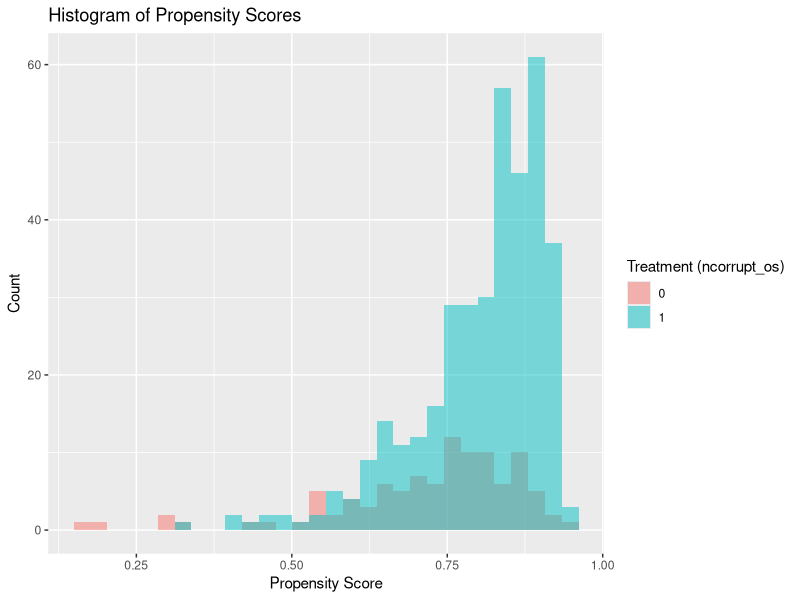

Write R code to recreate this figure.
## ---- chunk 1
knitr::opts_chunk$set(echo = TRUE)
## ---- chunk 2
install.packages("glmnet")
install.packages("caret")
install.packages("dplyr")
install.packages("nnet")
install.packages("randomForest")
install.packages("rpart")
install.packages("doParallel")
install.packages("foreach")
install.packages("sandwich")
install.packages("lmtest")
install.packages("data.table")
install.packages("ggplot2")
## ---- chunk 3
library(glmnet)
library(caret)
library(dplyr)
library(nnet)
library(randomForest)
library(rpart)
library(doParallel)
library(foreach)
library(sandwich)
library(lmtest)
library(data.table)
library(ggplot2)
## ---- chunk 4
# Load the dataset
data <- read.csv("corruptiondata.csv")

# Construct the formula for the amount of corruption with possible confounders
formula_val_corrupt_mayoral <- "valor_corrupt ~ first + pref_idade_tse + pref_escola"

formula_val_corrupt_mayoral_muni <- "valor_corrupt ~ first + pref_idade_tse + pref_escola + mun_novo + p_secundario + purb + lpib02 + gini_ipea + op_01_04"

formula_val_corrupt_mayoral_muni_pol <- "valor_corrupt ~ first + pref_idade_tse + pref_escola + mun_novo + p_secundario + purb + lpib02 + gini_ipea + op_01_04 + p_cad_pref + ENLP2000"

formula_val_corrupt_selected_cov <- "valor_corrupt ~ first + pref_idade_tse + pref_escola + mun_novo + p_secundario + purb + lpib02 + gini_ipea + op_01_04 + p_cad_pref + ENLP2000 + uf_d1 + uf_d2 + uf_d3 + uf_d4 + uf_d5 + uf_d6 + uf_d7 + uf_d8 + uf_d9 + uf_d10 + uf_d11 + uf_d12 + uf_d13 + uf_d14 + uf_d15 + uf_d16 + uf_d17 + uf_d18 + uf_d19 + uf_d20 + uf_d21 + uf_d22 + uf_d23 + uf_d24 + uf_d25 + uf_d26"

formula_p_corrupt_mayoral <- "pcorrupt ~ first + pref_idade_tse + pref_escola"

formula_p_corrupt_mayoral_muni <- "pcorrupt ~ first + pref_idade_tse + pref_escola + mun_novo + p_secundario + purb + lpib02 + gini_ipea + op_01_04"

formula_p_corrupt_mayoral_muni_pol <- "pcorrupt ~ first + pref_idade_tse + pref_escola + mun_novo + p_secundario + purb + lpib02 + gini_ipea + op_01_04 + p_cad_pref + ENLP2000"

formula_p_corrupt_selected_cov <- "pcorrupt ~ first + pref_idade_tse + pref_escola + mun_novo + p_secundario + purb + lpib02 + gini_ipea + op_01_04 + p_cad_pref + ENLP2000 + uf_d1 + uf_d2 + uf_d3 + uf_d4 + uf_d5 + uf_d6 + uf_d7 + uf_d8 + uf_d9 + uf_d10 + uf_d11 + uf_d12 + uf_d13 + uf_d14 + uf_d15 + uf_d16 + uf_d17 + uf_d18 + uf_d19 + uf_d20 + uf_d21 + uf_d22 + uf_d23 + uf_d24 + uf_d25 + uf_d26"

formula_n_corrupt_mayoral <- "ncorrupt_os ~ first + pref_idade_tse + pref_escola"

formula_n_corrupt_mayoral_muni <- "ncorrupt_os ~ first + pref_idade_tse + pref_escola + mun_novo + p_secundario + purb + lpib02 + gini_ipea + op_01_04"

formula_n_corrupt_mayoral_muni_pol <- "ncorrupt_os ~ first + pref_idade_tse + pref_escola + mun_novo + p_secundario + purb + lpib02 + gini_ipea + op_01_04 + p_cad_pref + ENLP2000"

formula_n_corrupt_selected_cov <- "ncorrupt_os ~ first + pref_idade_tse + pref_escola + mun_novo + p_secundario + purb + lpib02 + gini_ipea + op_01_04 + p_cad_pref + ENLP2000 + uf_d1 + uf_d2 + uf_d3 + uf_d4 + uf_d5 + uf_d6 + uf_d7 + uf_d8 + uf_d9 + uf_d10 + uf_d11 + uf_d12 + uf_d13 + uf_d14 + uf_d15 + uf_d16 + uf_d17 + uf_d18 + uf_d19 + uf_d20 + uf_d21 + uf_d22 + uf_d23 + uf_d24 + uf_d25 + uf_d26"


# To analyze each data set, change the formula in formula_used below
formula_used <- as.formula(formula_n_corrupt_mayoral_muni)

# Also, please change the following variables to corresponding outcome (ncorrupt_os by default)
# Line 126: fill = as.factor(ncorrupt_os)
# Line 132: fill = "Treatment (ncorrupt_os)"
# Line 409, 458: y_col = "ncorrupt_os",

model_val <- model.frame(formula_used, data)
model_val <- as.data.frame(model_val)

model_val[] <- lapply(model_val, function(col) {
  if (is.numeric(col)) {
    col[is.na(col)] <- mean(col, na.rm = TRUE)
    return(col)
  } else {
    return(col)
  }
})

# Remove 'instrument' column if it exists
if ("instrument" %in% names(model_val)) {
  model_val <- model_val[, !"instrument", with = FALSE]
}

# Extract covariate names (excluding the first two columns: outcome and treatment)
x_val <- colnames(model_val)[-c(1, 2)]
## ---- chunk 5
# Change the corruption measure to either ncorrupt_os, pcorrupt, or valor_corrupt
data$valor_corrupt <- ifelse(data$valor_corrupt > 0, 1, 0)
data$ncorrupt_os <- ifelse(data$ncorrupt_os > 0, 1, 0)
data$pcorrupt <- ifelse(data$pcorrupt > 0, 1, 0)

print("Checking inputs to glm:")
print(head(data))
print(colnames(data))

# Fit the logistic regression model and change the formula to represent the selected formula
propensity_model <- glm(
  formula = formula_used, 
  data = data, 
  family = binomial(link = "logit")
)

# Summarize the logistic regression model
summary(propensity_model)

# Calculate propensity scores and add them to the dataset
data$propensity_score <- predict(propensity_model, type = "response")

# View the first few rows of the updated dataset
head(data)

# Plot the distribution of propensity scores (Change the corruption measure in fill = as.factor(pcorrupt))) and fill = "Treatment (pcorrupt)"
hist_plot <- ggplot(data, aes(x = propensity_score, fill = as.factor(ncorrupt_os))) +
  geom_histogram(bins = 30, alpha = 0.5, position = "identity") +
  labs(
    title = "Histogram of Propensity Scores",
    x = "Propensity Score",
    y = "Count",
    fill = "Treatment (ncorrupt_os)"
  )

print(hist_plot)

## ---- chunk 6
# Function to fit a specified machine learning model
fit_model <- function(X, Y, model_type = "lasso", ...) {
  if (model_type == "lasso") {
    return(cv.glmnet(X, Y, alpha = 1, family = "gaussian"))
  } else if (model_type == "rf") {
    return(randomForest(x = X, y = Y, ...))
  } else if (model_type == "tree") {
    return(rpart(Y ~ ., data = data.frame(X, Y = Y)))
  } else if (model_type == "nnet") {
    # Handle missing values in X
    X[is.na(X)] <- apply(X, 2, mean, na.rm = TRUE)
    X_scaled <- scale(X)  # Scale predictors
    return(nnet(X_scaled, Y, size = 5, linout = TRUE, trace = FALSE, ...))
  } else {
    stop("Unsupported model type")
  }
}

# Function to predict using a fitted model
predict_model <- function(model, X_new, model_type = "lasso") {
  # Handle missing values in X_new
  if (any(is.na(X_new))) {
    print("Imputing missing values in X_new...")
    X_new[is.na(X_new)] <- apply(X_new, 2, mean, na.rm = TRUE)
  }
  
  if (model_type == "lasso") {
    return(as.vector(predict(model, newx = X_new, s = "lambda.min")))
  } else if (model_type %in% c("rf", "tree")) {
    return(predict(model, newdata = data.frame(X_new)))
  } else if (model_type == "nnet") {
    # Scale predictors
    X_new_scaled <- scale(X_new)
    
    # Check for missing values after scaling
    if (any(is.na(X_new_scaled))) {
      print("Error: X_new_scaled contains missing values after scaling.")
      X_new_scaled[is.na(X_new_scaled)] <- 0  # Replace NAs with 0 as a fallback
    }
    
    return(as.vector(predict(model, newdata = X_new_scaled)))
   } else {
    stop("Unsupported model type")
  }
}
## ---- chunk 7
# Custom Double Machine Learning Function for IRM
double_ml_irm <- function(data, y_col, d_col, x_cols, z_col = NULL, k = 5, 
                          model_g = "lasso", model_m = "lasso", trimming_threshold = 1e-2) {
 if (!all(c(y_col, d_col, x_cols) %in% colnames(data))) {
    stop("One or more specified columns are missing in the data.")
  }
  
  # Extract variables
  Y <- as.matrix(data[[y_col]])
  D <- as.matrix(data[[d_col]])
  X <- as.matrix(data[x_cols])

  # Ensure no NULL or NA entries
  if (is.null(Y) || is.null(D) || is.null(X)) {
    stop("One or more inputs (Y, D, or X) are NULL.")
  }
   # Convert data to data frame if it is a data.table
  if (inherits(data, "data.table")) data <- as.data.frame(data)
  
  Z <- if (!is.null(z_col)) as.matrix(data[[z_col]]) else NULL
  n <- nrow(data)
  
  # Create cross-validation folds
  set.seed(123)
  folds <- createFolds(Y, k = k, list = TRUE)
  
  # Initialize storage for predictions
  g_hat <- rep(NA, n)
  m_hat <- rep(NA, n)
  prop_scores <- rep(NA, n)  # Store propensity scores for trimming
  
  # Cross-fitting
  for (fold in 1:k) {
    # Split data into training and test sets
    test_idx <- folds[[fold]]
    train_idx <- setdiff(1:n, test_idx)
    
    X_train <- X[train_idx, ]
    Y_train <- Y[train_idx]
    D_train <- D[train_idx]
    X_test <- X[test_idx, ]
    
    # Combine Z and X if Z is provided, otherwise use X only
    if (!is.null(Z)) {
      Z_train <- Z[train_idx, ]
      Z_test <- Z[test_idx, ]
      XZ_train <- cbind(Z_train, X_train)
      XZ_test <- cbind(Z_test, X_test)
    } else {
      XZ_train <- X_train
      XZ_test <- X_test
    }
    
    # Fit and predict outcome model (g(X))
    g_model <- fit_model(X_train, Y_train, model_g)
    g_hat[test_idx] <- predict_model(g_model, X_test, model_g)
    
    # Fit and predict treatment model (m(Z, X) or m(X))
    m_model <- fit_model(XZ_train, D_train, model_m)
    m_hat[test_idx] <- predict_model(m_model, XZ_test, model_m)
    
    # Calculate propensity scores (for trimming)
    prop_scores[test_idx] <- m_hat[test_idx]
  }
  
  # Trim based on propensity scores
  trim_mask <- prop_scores > trimming_threshold & prop_scores < (1 - trimming_threshold)
  if (sum(trim_mask) == 0) stop("No observations left after trimming. Adjust the trimming threshold.")
  
  # Residual of Y and D using trimmed data
  u_Y <- (Y - g_hat)[trim_mask]
  u_D <- (D - m_hat)[trim_mask]
  
  # Estimate causal effect
  theta_model <- lm(u_Y ~ u_D - 1)
  theta <- coef(theta_model)[1]
  
  # Robust standard errors
  residuals <- theta_model$residuals
  X_residual <- as.matrix(cbind(u_D))
  bread <- solve(t(X_residual) %*% X_residual)
  meat <- t(X_residual) %*% diag(residuals^2) %*% X_residual
  sandwich <- bread %*% meat %*% bread
  std_error <- sqrt(diag(sandwich))[1]
  
  # t-value and p-value
  t_value <- theta / std_error
  p_value <- 2 * (1 - pt(abs(t_value), df = sum(trim_mask) - 1))
  
  # MSE and RMSE for models (on trimmed data)
  mse_g <- mean((Y[trim_mask] - g_hat[trim_mask])^2)
  mse_m <- mean((D[trim_mask] - m_hat[trim_mask])^2)
  rmse_g <- sqrt(mse_g)
  rmse_m <- sqrt(mse_m)
  
  # Compile results
  results <- list(
    theta = theta,
    std_error = std_error,
    t_value = t_value,
    p_value = p_value,
    rmse_g = rmse_g,
    rmse_m = rmse_m,
    trimmed_n = sum(trim_mask),  # Number of observations after trimming
    trimming_threshold = trimming_threshold
  )
  return(results)
}
## ---- chunk 8
# Custom Double Machine Learning Function for PLR
double_ml_plr <- function(data, y_col, d_col, x_cols, k = 5, model_g = "lasso", model_m = "lasso") {
  if (!all(c(y_col, d_col, x_cols) %in% colnames(data))) {
    stop("One or more specified columns are missing in the data.")
  }
  
  # Extract variables
  Y <- as.matrix(data[[y_col]])
  D <- as.matrix(data[[d_col]])
  X <- as.matrix(data[x_cols])

  # Ensure no NULL or NA entries
  if (is.null(Y) || is.null(D) || is.null(X)) {
    stop("One or more inputs (Y, D, or X) are NULL.")
  }
  # Convert data to data frame if it is a data.table
  if (inherits(data, "data.table")) data <- as.data.frame(data)
  
  # Extract variables
  Y <- as.matrix(data[[y_col]])
  D <- as.matrix(data[[d_col]])
  X <- as.matrix(data[x_cols])
  n <- nrow(data)
  
  # Create cross-validation folds
  set.seed(123)
  folds <- createFolds(Y, k = k, list = TRUE)
  
  # Initialize storage for predictions
  g_hat <- rep(NA, n)
  m_hat <- rep(NA, n)
  
  # Cross-fitting
  for (fold in 1:k) {
    # Split data into training and test sets
    test_idx <- folds[[fold]]
    train_idx <- setdiff(1:n, test_idx)
    
    X_train <- X[train_idx, ]
    Y_train <- Y[train_idx]
    D_train <- D[train_idx]
    X_test <- X[test_idx, ]
    
    # Fit and predict outcome model (g(X))
    g_model <- fit_model(X_train, Y_train, model_g)
    g_hat[test_idx] <- predict_model(g_model, X_test, model_g)
    
    # Fit and predict treatment model (m(X))
    m_model <- fit_model(X_train, D_train, model_m)
    m_hat[test_idx] <- predict_model(m_model, X_test, model_m)
  }
  
  # Residual Y and D
  u_Y <- Y - g_hat
  u_D <- D - m_hat
  
  # Estimate causal effect
  theta_model <- lm(u_Y ~ u_D - 1)
  theta <- coef(theta_model)[1]
  
  # Robust standard errors
  residuals <- theta_model$residuals
  X_residual <- as.matrix(cbind(u_D))
  bread <- solve(t(X_residual) %*% X_residual)
  meat <- t(X_residual) %*% diag(residuals^2) %*% X_residual
  sandwich <- bread %*% meat %*% bread
  std_error <- sqrt(diag(sandwich))[1]
  
  # t-value and p-value
  t_value <- theta / std_error
  p_value <- 2 * (1 - pt(abs(t_value), df = n - 1))
  
  # MSE and RMSE for models
  mse_g <- mean((Y - g_hat)^2)
  mse_m <- mean((D - m_hat)^2)
  rmse_g <- sqrt(mse_g)
  rmse_m <- sqrt(mse_m)
  
  # Compile results
  results <- list(
    theta = theta,
    std_error = std_error,
    t_value = t_value,
    p_value = p_value,
    rmse_g = rmse_g,
    rmse_m = rmse_m
  )
  return(results)
}
## ---- chunk 9
# Define the models to evaluate
model_types <- c("lasso", "tree", "rf", "nnet")

# Initialize a list to store results
plr_results <- list()

# Iterate over the model types
for (model in model_types) {
  cat("Evaluating PLR with", model, "...\n")
  
  # Run PLR for the current model type and change y-col to appropriate corruption measure (pcorrupt, ncorrupt_os, or valor_corrupt)
  results <- tryCatch({
    double_ml_plr(
      data = model_val,
      y_col = "ncorrupt_os",
      d_col = "first",
      x_cols = x_val,
      k = 5,
      model_g = model,
      model_m = model
    )
  }, error = function(e) {
    cat("Error evaluating PLR with", model, ":", e$message, "\n")
    return(NULL)
  })
  
  # Store results in a list
  if (!is.null(results)) {
    plr_results[[model]] <- data.frame(
      model = model,
      theta = results$theta,
      std_error = results$std_error,
      t_value = results$t_value,
      p_value = results$p_value,
      rmse_g = results$rmse_g,
      rmse_m = results$rmse_m
    )
  }
}

# Combine all results into a single data frame
plr_results_df <- do.call(rbind, plr_results)

# Print the results as a data frame
cat("Summary of PLR Results:\n")
print(plr_results_df)
## ---- chunk 10
# Define the models to evaluate
model_types <- c("lasso", "tree", "rf", "nnet")

# Initialize a list to store results
irm_results <- list()

# Iterate over the model types
for (model in model_types) {
  cat("Evaluating IRM with", model, "...\n")
  
  # Run IRM for the current model type and change y-col to appropriate corruption measure (pcorrupt, ncorrupt_os, or valor_corrupt)
  results <- tryCatch({
    double_ml_irm(
      data = model_val,
      y_col = "ncorrupt_os",
      d_col = "first",
      x_cols = x_val,
      z_col = NULL,  # No instrument
      k = 5,
      model_g = model,
      model_m = model,
      trimming_threshold = 1e-2  # Apply trimming threshold
    )
  }, error = function(e) {
    cat("Error evaluating IRM with", model, ":", e$message, "\n")
    return(NULL)
  })
  
  # Store results in a list
  if (!is.null(results)) {
    irm_results[[model]] <- data.frame(
      model = model,
      theta = results$theta,
      std_error = results$std_error,
      t_value = results$t_value,
      p_value = results$p_value,
      rmse_g = results$rmse_g,
      rmse_m = results$rmse_m
    )
  }
}

# Combine all results into a single data frame
irm_results_df <- do.call(rbind, irm_results)

# Print the results as a data frame
cat("Summary of IRM Results:\n")
print(irm_results_df)
